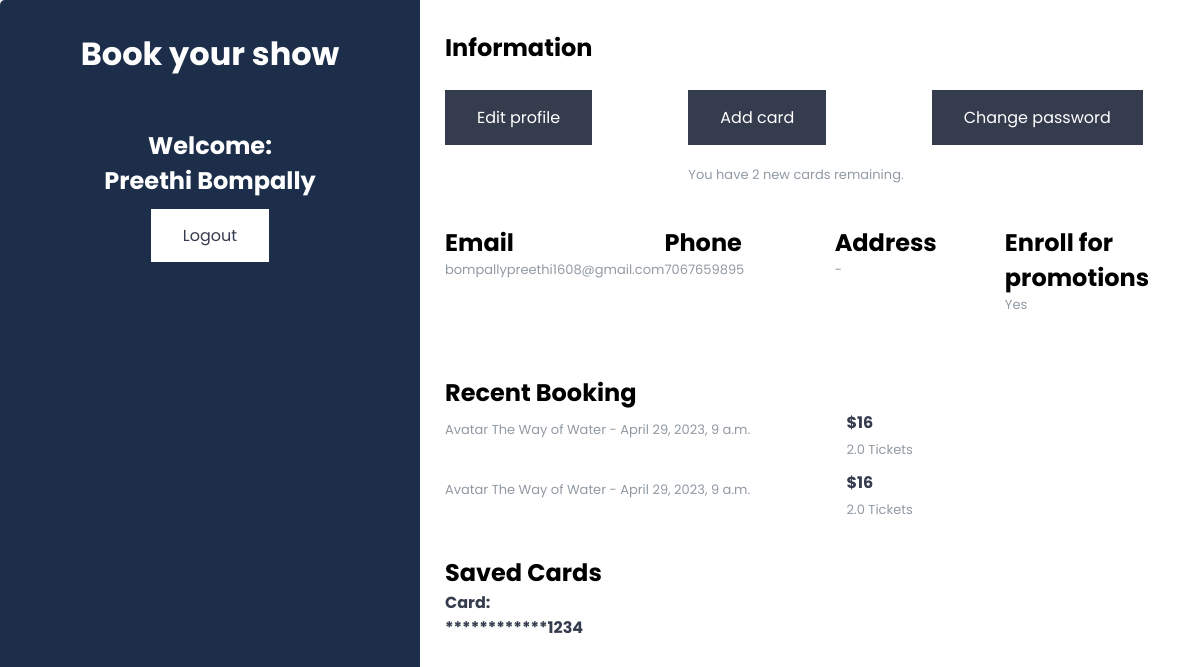
Screenshot of /user-profile (signed in) with the database file from the repository.
### users/models.py (models this page shows, shortened)
class User(AbstractBaseUser, PermissionsMixin):
    username_validator = UnicodeUsernameValidator() if hasattr(validators, 'UnicodeUsernameValidator') else ASCIIUsernameValidator()
    user_name = models.CharField(unique=True, max_length=50, validators=[username_validator])
    first_name = models.CharField(max_length=30)
    last_name = models.CharField(max_length=30)
    email = models.EmailField(unique=True)
    password = models.CharField(_('password'), max_length=128,
        validators=[validators.MinLengthValidator(8), validators.RegexValidator(
            regex='^(?=.*[A-Z])(?=.*\d).*$', message=_("Your password must contain at least 8 characters, including one uppercase letter and one digit."), code='invalid_password'
        )]
    )
    address = models.CharField(max_length=200)
    phone = models.IntegerField(default = None,null=True,blank=True)
    enrollForPromotions = models.BooleanField(default=False)
    is_admin = models.BooleanField(default=False)
    is_staff = models.BooleanField(default=False)
    is_active = models.BooleanField(default=False)
    USERNAME_FIELD = 'user_name'
    REQUIRED_FIELDS = ['first_name', 'last_name', 'email','password','is_admin','is_staff','is_active']
    objects = UserManager()
    def __str__(self):
        return self.user_name

### home/models.py (models this page shows, shortened)
class Order(models.Model):
    orderID = models.AutoField(primary_key=True)
    total = models.IntegerField(default=0)
    numTickets = models.FloatField(default=0)
    userID = models.ForeignKey(us, on_delete=models.CASCADE, default=1)
    shownum = models.ForeignKey('Showtime', on_delete=models.CASCADE)
    accountID = models.ForeignKey('Account', on_delete=models.CASCADE, default=1, blank=True, null=True)

class Showtime(models.Model):
    shownum = models.AutoField(primary_key=True)
    time = models.DateTimeField(blank=True, null=True,help_text="Format: YYYY-MM-DD HH:MM[:ss[.uuuuuu]][TZ]")
    end_time = models.DateTimeField(blank=True, null=True,help_text="Format: YYYY-MM-DD HH:MM[:ss[.uuuuuu]][TZ]")
    movieID = models.ForeignKey('Movie', on_delete=models.CASCADE, default='')
    screenID = models.ForeignKey('Screen', on_delete=models.CASCADE,default='')

class Movie(models.Model):
    title = models.CharField(primary_key=True, max_length=100)
    cast = models.CharField(max_length=100)
    synopsis = models.CharField(max_length=500)
    rating = models.CharField(max_length=5,blank=True)
    playing_now = models.BooleanField(default=False)  # if movie is playing now or coming soon
    trailer_picture = models.URLField(max_length=300)
    release_date = models.DateField(blank=True,default = None)
    genre = models.CharField(max_length=10,blank=True)
    trailer_video = models.URLField(max_length=250, blank=True)
    certificate = models.ForeignKey('MovieCategory', on_delete=models.CASCADE, default='G')
    director = models.CharField(max_length=100,blank=True,default='')
    producer = models.CharField(max_length=100,blank=True,default='')
    duration = models.CharField(max_length = 6,blank=True, null=True,default='03H00M')

### home/views.py (the view)
# urls.py: path('user-profile', views.user_profile, name="user-profile"),
def user_profile(request):
    users = request.user
    users = User.objects.get(user_name = users)
    cards = Account.objects.filter(user=users)
    orders = Order.objects.filter(userID= users)
    cardList = []
    if cards.count() == 0:
        accountRemaining = 3
    else:
        accountRemaining = 3 - cards.count()
        for card in cards:
            cardno = card.cardNo
            fernet = CardEncr.fernet
            bites = bytes(cardno, 'utf-8')
            decoded = fernet.decrypt(bites).decode()
            decoded = decoded[-4:]
            cardList.append(decoded)
    context = {'users': users, 'accountRemain': accountRemaining, 'cards': cardList,'orders':orders}
    return render(request, '../templates/user-profile.html', context)

### templates/user-profile.html (shortened to what this page needs)
<!DOCTYPE html>
<html lang="en">
{% load static %}
<head>
    <link rel="stylesheet" href="{% static 'css/user-profile.css' %}">
</head>
<body>
    <div class="wrapper">
    <div class="left">
        <a href="{% url 'home' %}" style="text-decoration: none;" class="navbar-brand">
            <h1 style="color: white;">Book your show</h1><br><br>
        </a>
        <h2>Welcome: </h2>
        <h2>{{ user.first_name }} {{ user.last_name }}</h2>
        <br>
        <a href="{% url 'logout' %}" class="logout" style="text-decoration: none; color: #353c4e; font-size: 16px; background-color: white; padding: 15px 32px; text-align: center;">Logout</a>
    </div>
    <div class="right" style="overflow: auto;">
        <div class="info">
          <h2>Information</h2>
            <br>
            <div class="info_data">
                <div class="btn-group data">
                    <a href="{% url 'editprofile' %}" style="text-decoration: none;color: #FFFFFF;"/><button class="button">Edit profile</button></a>
                </div>
                <div class = "btn-group data">
                    {% if accountRemain != 0 %}
                    <a href="{% url 'add-card' %}" style="text-decoration: none;color: #FFFFFF;"/><button class="button">Add card</button></a>
                    {% else %}
                    <button class="button disabled">Add card</button>
                    {% endif %}
                    <br><br><br>
                    <p style="margin-bottom:40px">You have {{accountRemain}} new cards remaining.</p>
                </div>
                <div class="btn-group data">
                    <a href="{% url 'changepassword' %}" style="text-decoration: none;color: #FFFFFF;"/><button class="button">Change password</button></a>
                </div>
            </div>
           <div class="info_data">
                <div class="data">
                    <h2>Email</h2>
                    <p>{{ user.email }}</p>
                </div>
                <div class="data">
                   <h2>Phone</h2>
                   {% if user.phone is not None %}
                    <p>{{ user.phone }}</p>
                   {% else %}
                    <p>-</p>
                   {% endif %}
                </div>
                <div class="data">
                    <h2>Address</h2>
                    {% if user.address %}
                     <p>{{ user.address }}</p>
                    {% else %}
                     <p>-</p>
                    {% endif %}
                 </div>
                <div class="data">
                    <h2>Enroll for promotions</h2>
                    {% if user.enrollForPromotions == True %}
                        <p>Yes</p>
                    {% else %}
                        <p>No</p>
                    {% endif %}
                 </div>
            </div>
        </div>
      <br>
      <div class="">
            <h2>Recent Booking</h2>
            {% for order in orders %}
            <div class="projects_data">
                 <div class="data">
                    <p>
                    <p>{{order.shownum.movieID.title}} - {{order.shownum.time}}</p>
                 </div>
                 <div class="data">
                   <h4>${{order.total}}</h4>
                    <p>{{order.numTickets}} Tickets</p>
              </div>
            </div>
            {% endfor %}
        </div>
        <br>
        <div class="info_data">
            <div class="data">
                <h2>Saved Cards</h2>
                {% if cards %}
                    {% for card in cards %}
                        <div class ="projects_data">
                            <div class="data">
                                <h4> Card: ************{{ card }} </h4>
                            </div>
                        </div>
                    {% endfor %}
                {% else %}
                    <div class ="projects_data">
                        <div class="data">
                            <p> No saved cards </p>
                        </div>
                    </div>
                {% endif %}
        </div>
    </div>
</div>
</body>
</html>

### static/css/user-profile.css (style rules this page uses)
* { margin: 0; padding: 0; box-sizing: border-box; list-style: none; font-family: 'Poppins', sans-serif; }
body { background-color: #f3f3f3; }
.wrapper { position: absolute; top: 50%; left: 50%; transform: translate(-50%,-50%); width: 100%; height: 100%; display: flex; box-shadow: 0 1px 20px 0 rgba(69,90,100,.08); }
.wrapper .left { width: 35%; background:#1c2e4a; padding: 30px 25px; border-top-left-radius: 5px; border-bottom-left-radius: 5px; text-align: center; color: #fff; }
.wrapper .right { width: 65%; background: #fff; padding: 30px 25px; }
.wrapper .right .info, .wrapper .right .projects { margin-bottom: 25px; }
.wrapper .right .info_data, .wrapper .right .projects_data { display: flex; justify-content: space-between; }
.wrapper .right .info_data .data, .wrapper .right .projects_data .data { width: 45%; }
.wrapper .right .info_data .data h4, .wrapper .right .projects_data .data h4 { color: #353c4e; margin-bottom: 5px; }
.wrapper .right .info_data .data p, .wrapper .right .projects_data .data p { font-size: 13px; margin-bottom: 10px; color: #919aa3; }

### templates/user-profile.html (style rules this page uses)
.btn-group .button { background-color: #353c4e; border: none; color: white; padding: 15px 32px; text-align: center; text-decoration: none; display: inline-block; font-size: 16px; cursor: pointer; float: left; }

### rows the page displays
User: first_name "Preethi", last_name "Bompally", email "bompallypreethi1608@gmail.com", phone "7067659895"
Order: shownum.movieID "Avatar The Way of Water", shownum.time "April 29, 2023, 9 a.m.", total "16", numTickets "2.0"
Order: shownum.movieID "Avatar The Way of Water", shownum.time "April 29, 2023, 9 a.m.", total "16", numTickets "2.0"

### other values shown
{{ accountRemain }} "2"
{{ card }} "1234"
